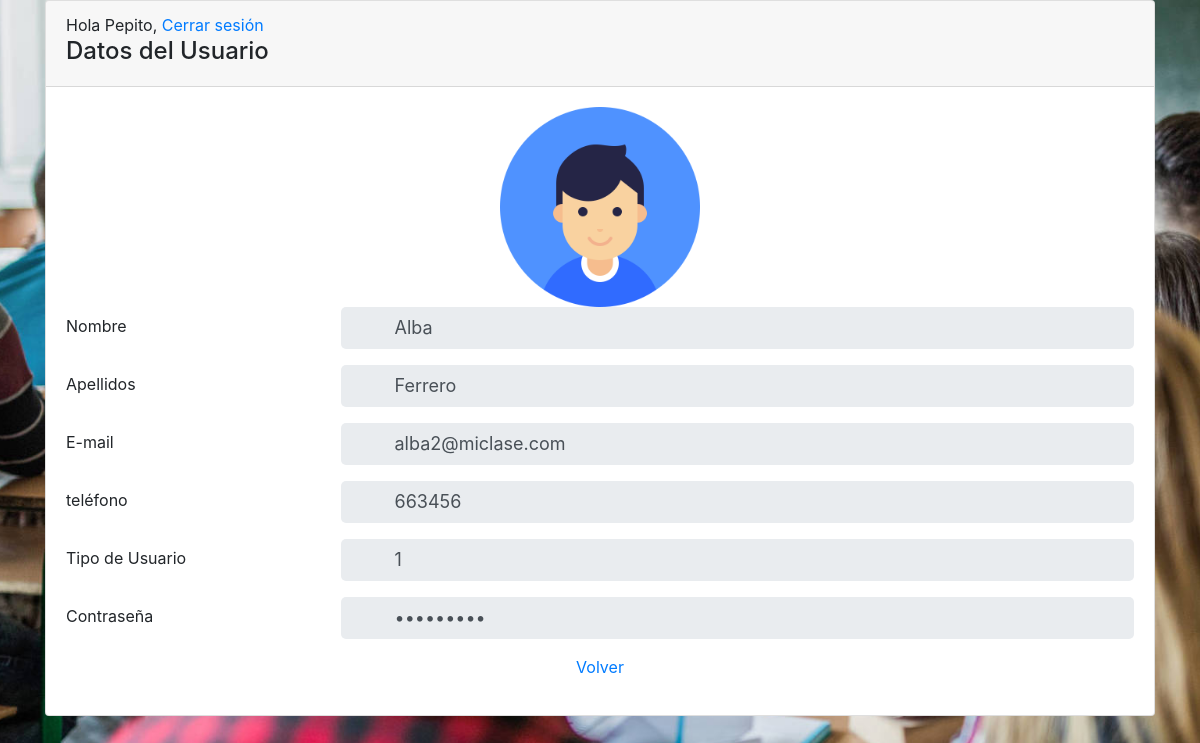
/ver.php?id=5 (signed in), run on the app's committed database.
### tables this page shows
CREATE TABLE `usuarios` (
  `id` int(11) NOT NULL,
  `nombre` varchar(25) NOT NULL,
  `apellidos` varchar(50) NOT NULL,
  `email` varchar(50) NOT NULL,
  `telefono` varchar(20) NOT NULL,
  `contrasena` varchar(20) NOT NULL,
  `tipo_usuario` int(11) NOT NULL,
  `imagen` varchar(100) NOT NULL
);

### ver.php (the view, shortened to what this page needs)
<?php
	include("sesiones.php");
	include_once("functions.php");
	if (!$enlace = conectarDB()) {
		irA("users.php?error=yes");
	}
	$id = $_GET["id"];
	$consulta = "SELECT * FROM usuarios WHERE id = $id";
	$resultado = mysqli_query($enlace, $consulta);
	if (!$row = mysqli_fetch_array($resultado)) {
		irA("users.php?error=4");
	}
	if ($row["imagen"] == "") {
		$imagen = "static/img/user.png";
	} else {
		$imagen = $row["imagen"];
	}
?>
<!DOCTYPE html>
<html lang="en" xmlns:th="http://www.thymeleaf.org">
<head>
<?php
	include("head.php");
?>
</head>
<body>
	<div class="container">
		<div class="card">
			<div class="card-header">
				<h4>Datos del Usuario</h4>
			</div>
			<div class="card-body">
				<center><img width="200" src="<?php echo $imagen; ?>" title="<?php echo $row["nombre"] ?>" alt="<?php echo $row["nombre"] ?>" /></center>
				<form class="form" role="form" autocomplete="off" method="post">
					<div class="form-group row">
						<label class="col-lg-3 col-form-label form-control-label">Nombre</label>
						<div class="col-lg-9">
							<input type="text" class="form-control" disabled="disabled" value='<?php echo $row["nombre"] ?>'  />
						</div>
					</div>
					<div class="form-group row">
						<label class="col-lg-3 col-form-label form-control-label">Apellidos</label>
						<div class="col-lg-9">
							<input type="text" class="form-control" disabled="disabled" value='<?php echo $row["apellidos"] ?>' />
						</div>
					</div>
					<div class="form-group row">
						<label class="col-lg-3 col-form-label form-control-label">E-mail</label>
						<div class="col-lg-9">
							<input type="email" class="form-control" disabled="disabled" value='<?php echo $row["email"] ?>' />
						</div>
					</div>
					<div class="form-group row">
						<label class="col-lg-3 col-form-label form-control-label">teléfono</label>
						<div class="col-lg-9">
							<input type="tel" class="form-control" disabled="disabled" value='<?php echo $row["telefono"] ?>'/>
						</div>
					</div>
					<div class="form-group row">
						<label class="col-lg-3 col-form-label form-control-label">Tipo de Usuario</label>
						<div class="col-lg-9">
							<input type="number" class="form-control" disabled="disabled" value='<?php echo $row["tipo_usuario"] ?>'/>
						</div>
					</div>
					<div class="form-group row">
						<label class="col-lg-3 col-form-label form-control-label">Contraseña</label>
						<div class="col-lg-9">
							<input class="form-control" type="password" disabled="disabled" value='<?php echo $row["contrasena"] ?>' >
						</div>
					</div>
					<div class="form-group row">
						<div class="col-lg-12 text-center">
							<a href='users.php'>Volver</a>
						</div>
					</div>
				</form>
			</div>
		</div>
	</div>
</body>
</html>

### static/css/index.css (style rules this page uses)
body { background: url(../img/background.jpg) no-repeat center center fixed; background-size: cover; }
.form-group input { height: 42px; font-size: 18px; border:0; padding-left: 54px; border-radius: 5px; }
.form-group::before { font-family: "Font Awesome\ 5 Free"; position: absolute; left: 28px; font-size: 22px; padding-top:4px; }

### data on the page
usuarios: nombre "Alba", apellidos "Ferrero", email "alba2@miclase.com", telefono "663456", tipo_usuario "1"

### other printed values
$_SESSION["nombre"] "Pepito"
